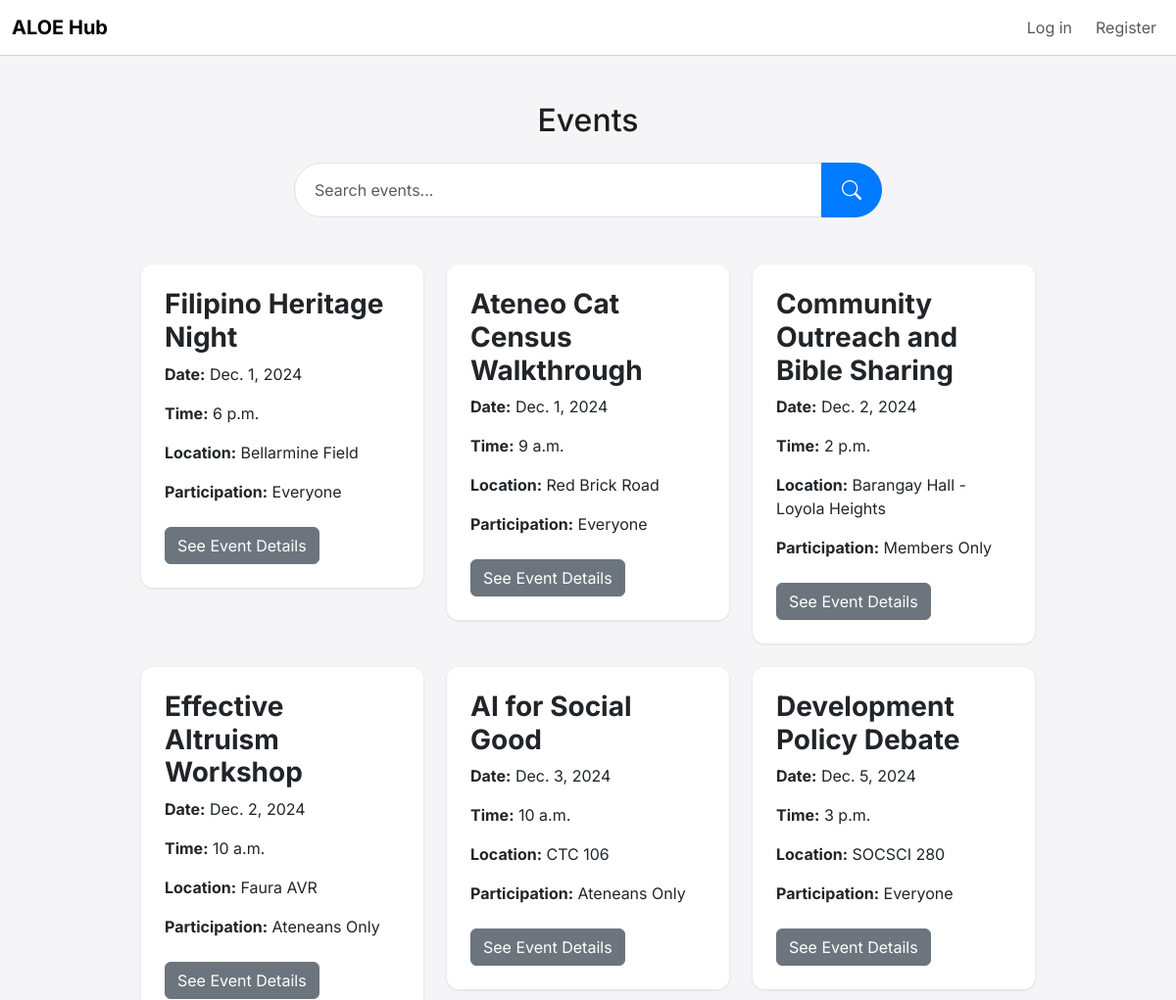
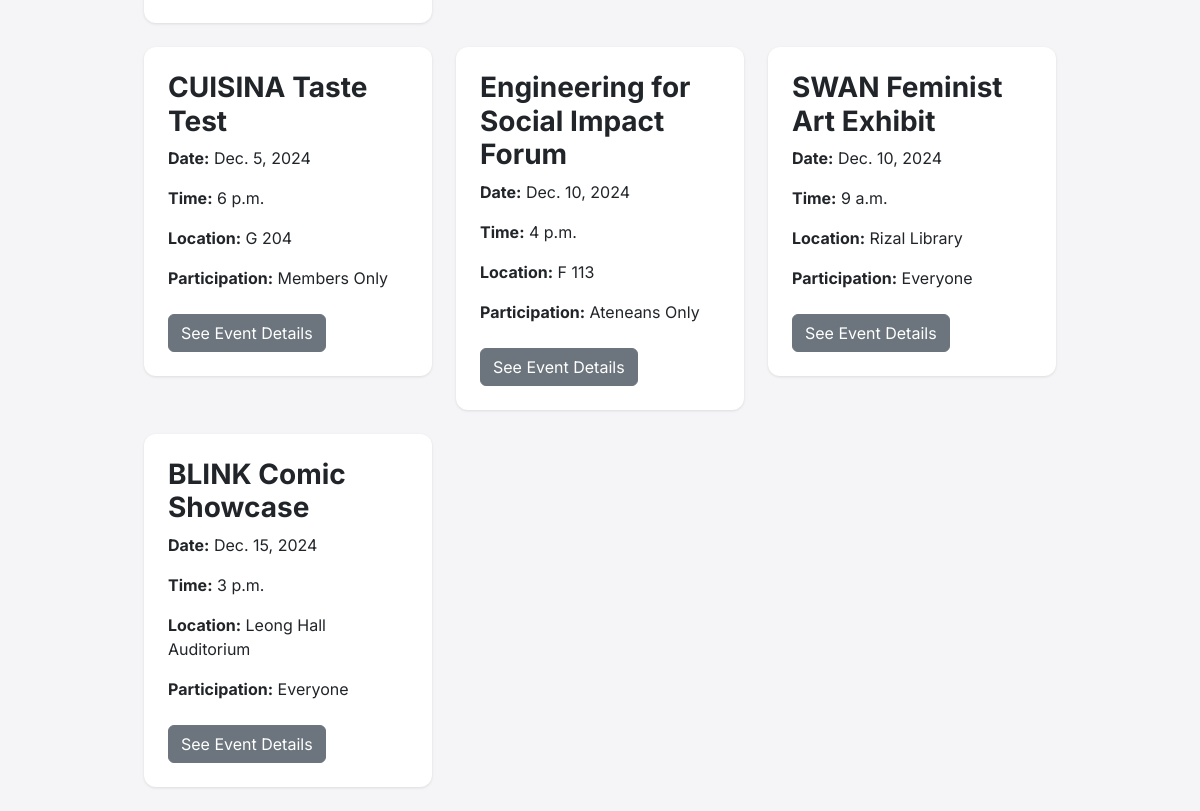
Screenshot of /events/ with the database file from the repository (2 pictures, top to bottom).
### events/models.py (models this page shows, shortened)
class Event(models.Model):
    PARTICIPATION_CHOICES = [
        ('everyone', 'Everyone'),
        ('members', 'Members Only'),
        ('ateneans', 'Ateneans Only'),
    ]
    title = models.CharField(max_length=200)
    description = models.TextField()
    date = models.DateField()
    time = models.TimeField()
    location = models.CharField(max_length=200)
    participation = models.CharField(max_length=10, choices=PARTICIPATION_CHOICES, default='everyone')
    favorited_by = models.ManyToManyField(User, related_name='favorited_events', blank=True)
    created_at = models.DateTimeField(auto_now_add=True)
    updated_at = models.DateTimeField(auto_now=True)

### events/views.py (the view, shortened to what this page needs)
# urls.py: path('', views.event_list, name='event-list'),
def event_list(request):
    query = request.GET.get('q')
    events = Event.objects.all()
    start_time = time.time()
    events = quick_sort(events)
    end_time = time.time()
    elapsed_time = end_time - start_time
    print(f"Quick Sort Algorithm Analysis: O(n log n)")
    print(f"Time taken for sorting: {elapsed_time:.6f} seconds")
    return render(request, 'events/events.html', {'events': events})

### events/views.py (called while the page is built)
def quick_sort(events):
    if len(events) <= 1:
        return events
    pivot = events[len(events) // 2]
    left = [x for x in events if x.date < pivot.date]
    middle = [x for x in events if x.date == pivot.date]
    right = [x for x in events if x.date > pivot.date]
    return quick_sort(left) + middle + quick_sort(right)

### templates/events/events.html (shortened to what this page needs)
{% extends 'base.html' %}
{% block content %}
<div class="container mt-5">
    <h2 class="text-center mb-4">Events</h2>
    <form method="GET" action="{% url 'event-list' %}" class="d-flex justify-content-center mb-5">
        <div class="input-group" style="max-width: 600px;">
            <input type="text" name="q" class="form-control rounded-pill-start" placeholder="Search events..." value="{{ request.GET.q }}" aria-label="Search events">
            <button type="submit" class="btn btn-primary rounded-pill-end">
                <i class="bi bi-search"></i>
            </button>
        </div>
    </form>
    <div class="row">
        {% for event in events %}
            <div class="col-md-4 mb-4">
                <div class="card">
                    <div class="card-body">
                        <h5 class="card-title">{{ event.title }}</h5>
                        <p class="card-text"><strong>Date:</strong> {{ event.date }}</p>
                        <p class="card-text"><strong>Time:</strong> {{ event.time }}</p>
                        <p class="card-text"><strong>Location:</strong> {{ event.location }}</p>
                        <p class="card-text"><strong>Participation:</strong> {{ event.get_participation_display }}</p>
                        <a href="{% url 'event-detail' event.id %}" class="btn btn-secondary mt-2">See Event Details</a>
                    </div>
                </div>
            </div>
        {% endfor %}
    </div>
</div>
{% endblock %}

### static/css/styles.css (style rules this page uses)
body { font-family: 'Inter', sans-serif; background-color: #f5f5f7; color: #1d1d1f; padding-top: 56px; }
.btn-primary { background-color: #007aff; border-color: #007aff; }
.card { border: none; border-radius: 12px; box-shadow: 0 1px 3px rgba(0, 0, 0, 0.1); }
.card-body { padding: 1.5rem; }
.container { max-width: 960px; }
.card-title { font-size: 1.75rem; font-weight: 700; }
.card-text { font-size: 1rem; line-height: 1.5; }
.input-group .form-control { border-radius: 50px 0 0 50px; padding: 0.75rem 1.25rem; font-size: 1rem; }
.input-group .btn { border-radius: 0 50px 50px 0; padding: 0.75rem 1.25rem; font-size: 1rem; }
.input-group .btn .bi-search { font-size: 1.25rem; }

### templates/base.html (style rules this page uses)
body { font-family: 'Inter', sans-serif; }

### rows the page displays
Event: title "Filipino Heritage Night", date "Dec. 1, 2024", time "6 p.m.", location "Bellarmine Field", participation "Everyone"
Event: title "Ateneo Cat Census Walkthrough", date "Dec. 1, 2024", time "9 a.m.", location "Red Brick Road", participation "Everyone"
Event: title "Community Outreach and Bible Sharing", date "Dec. 2, 2024", time "2 p.m.", location "Barangay Hall - Loyola Heights", participation "Members Only"
Event: title "Effective Altruism Workshop", date "Dec. 2, 2024", time "10 a.m.", location "Faura AVR", participation "Ateneans Only"
Event: title "AI for Social Good", date "Dec. 3, 2024", time "10 a.m.", location "CTC 106", participation "Ateneans Only"
Event: title "Development Policy Debate", date "Dec. 5, 2024", time "3 p.m.", location "SOCSCI 280", participation "Everyone"
Event: title "CUISINA Taste Test", date "Dec. 5, 2024", time "6 p.m.", location "G 204", participation "Members Only"
Event: title "Engineering for Social Impact Forum", date "Dec. 10, 2024", time "4 p.m.", location "F 113", participation "Ateneans Only"
Event: title "SWAN Feminist Art Exhibit", date "Dec. 10, 2024", time "9 a.m.", location "Rizal Library", participation "Everyone"
Event: title "BLINK Comic Showcase", date "Dec. 15, 2024", time "3 p.m.", location "Leong Hall Auditorium", participation "Everyone"
